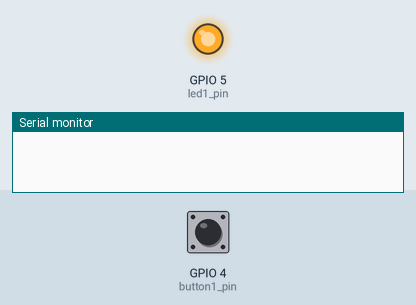
The sketch below on a simulated ESP32. Parts: output pins drawn as LEDs (lit = HIGH), the last lines printed to the serial monitor. Dashed ring = blinking. The inputs (shaded band) are chosen by the test bench; at power-on: GPIO 4 (button1_pin) HIGH. WiFi joins after 1.5 s; servers stay silent unless stated.

Above: at 3.0 s.
3.1 s: GPIO 4 (button1_pin) pulled LOW for 1 s
At 4.4 s:
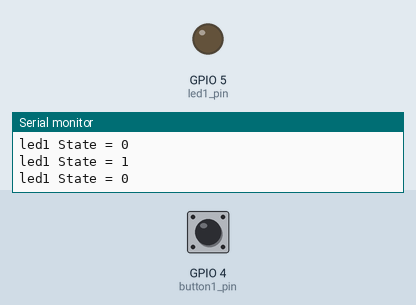
5.6 s: GPIO 4 (button1_pin) pulled LOW for 0.15 s
At 6.2 s:
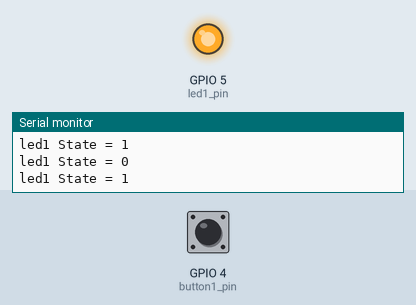
7.3 s: GPIO 4 (button1_pin) pulled LOW for 3.2 s
At 7.87 s:
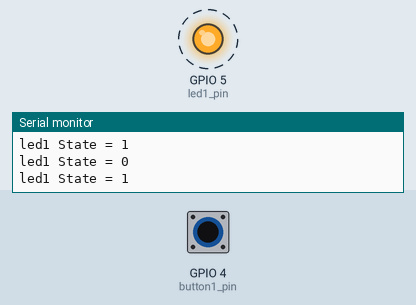
Timing chart, 0 to 12.0 s (numbered marks = the images above; inputs shaded):
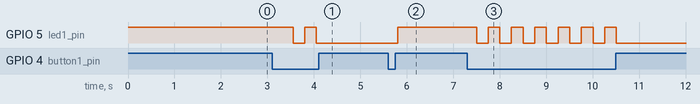

The sketch:

esp32_led_using_blynk_button.ino
```cpp
//Prateek
//www.prateeks.in
//https://www.youtube.com/c/JustDoElectronics

#define BLYNK_TEMPLATE_ID "TMPL6GydspOy_"
#define BLYNK_DEVICE_NAME "LED BLINK"
#define BLYNK_AUTH_TOKEN "FxFKRld584DQpT-6OOn2vPKwZyUaFBEZ"
#define BLYNK_TEMPLATE_NAME "LED BLINK"

#define BLYNK_PRINT Serial


#include <WiFi.h>
#include <WiFiClient.h>
#include <BlynkSimpleEsp32.h>

char auth[] = BLYNK_AUTH_TOKEN;

char ssid[] = "Intellier-KB";
char pass[] = "IntellierKb@4321";

BlynkTimer timer;


#define button1_pin 4


#define led1_pin 5


int led1_state = 0;


#define button1_vpin    V1

BLYNK_CONNECTED() {
  Blynk.syncVirtual(button1_vpin);

}

BLYNK_WRITE(button1_vpin) {
  led1_state = param.asInt();
  digitalWrite(led1_pin, led1_state);
}
void setup()
{

  Serial.begin(115200);
  pinMode(button1_pin, INPUT_PULLUP);

  pinMode(led1_pin, OUTPUT);

  digitalWrite(led1_pin, HIGH);

  Blynk.begin(auth, ssid, pass);

}

void loop()
{
  Blynk.run();
  timer.run();

  listen_push_buttons();
}

void listen_push_buttons(){
    if(digitalRead(button1_pin) == LOW){
      delay(200);
      control_led(1);
      Blynk.virtualWrite(button1_vpin, led1_state);
    }

}

void control_led(int led){

  if(led == 1){
    led1_state = !led1_state;
    digitalWrite(led1_pin, led1_state);
    Serial.print("led1 State = ");
    Serial.println(led1_state);
    delay(50);
  }


}
```

Measured:
- after the input at 3.1 s, GPIO 5 (led1_pin): HIGH → LOW after 0.45 s, → HIGH 0.25 s later, → LOW 0.25 s later
- after the input at 5.6 s, GPIO 5 (led1_pin): LOW → HIGH after 0.20 s
- after the input at 7.3 s, GPIO 5 (led1_pin): alternates HIGH for 0.25 s and LOW for 0.25 s, 13 changes in all, then stays LOW, starting after 0.20 s
